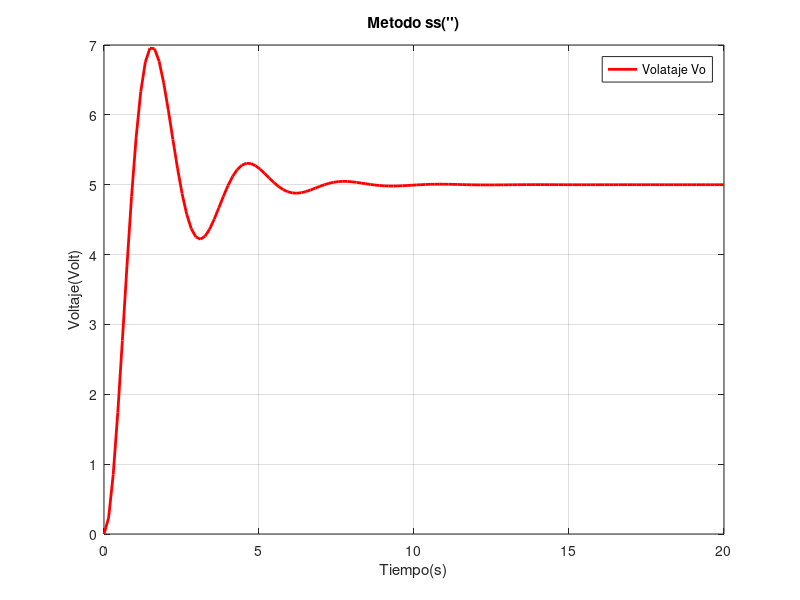

Write MATLAB code to recreate this figure.
close all;
clear all;
clc;
R1=120000;
R2=1800;
C1=470*(10^-6);
C2=2.2*(10^-6);
P=R1*C1*R2*C2;
Q=R1*C2+R2*C2;
A=[0 1; -1/P -Q/P];
B=[0; 1/P];
C=[1 0];
D=[0];
Sym = ss(A,B,C,D);
[Vo,t]=step(5*Sym);
plot(t,Vo,'r',"LineWidth",2);
title("Metodo ss('')");
ylabel("Voltaje(Volt)");
xlabel("Tiempo(s)");
legend("Volataje Vo");
grid on;
